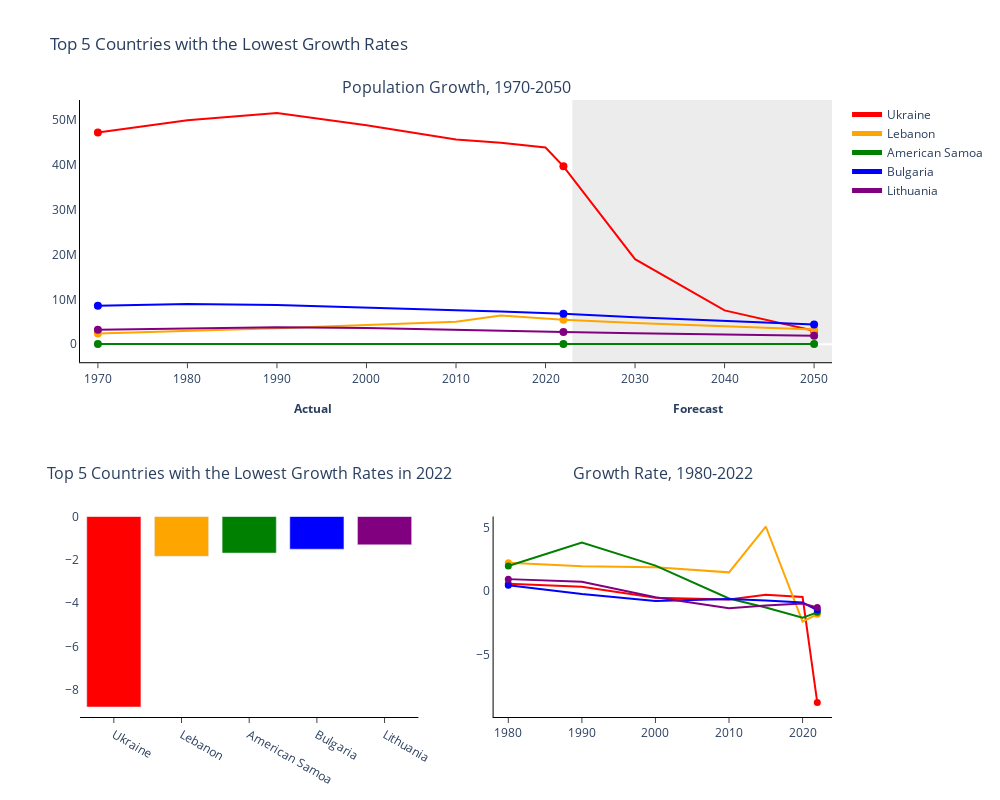

The notebook cell this image was saved under:
### Markdown cell above
Top 5 Countries with the Lowest Growth Rate

### Code cell
df_lowest_gr = df_population.sort_values(by="2022 Growth Rate")[:5][country_pop_col]
df_lowest_gr = df_lowest_gr.set_index("Country").transpose()
df_lowest_gr.index = clean_pop_col
df_lowest_gr = df_lowest_gr.sort_index()

df_gr = df_population.sort_values(by="2022 Growth Rate")[:5][country_gr_col]
df_gr = df_gr.set_index("Country").transpose()
df_gr.index = clean_gr_col
df_gr = df_gr.sort_index()
df_gr = df_gr[1:8]

gr_2022 = df_gr.loc[2022, :]

list_data = [df_lowest_gr, gr_2022, df_gr]

draw_subplots(list_data, "Top 5 Countries with the Lowest Growth Rates")

### Figure 1 — Plotly figure (JSON) as saved in the notebook; plotly's stock layout.template omitted (floating-point values rounded to 4 significant figures)
{"data": [{"marker": {"color": "red"}, "mode": "lines", "name": "Ukraine", "type": "scatter", "x": [1970, 1980, 1990, 2000, 2010, 2015, 2020, 2022, 2030, 2040, 2050], "xaxis": "x", "y": [47279086, 49973920, 51589817, 48879755, 45683020, 44982564, 43909666, 39701739, 19000640, 7563392, 3010682], "yaxis": "y"}, {"marker": {"color": "red", "size": 8}, "mode": "markers", "showlegend": false, "type": "scatter", "x": [1970, 2022, 2050], "xaxis": "x", "y": [47279086, 39701739, 3010682], "yaxis": "y"}, {"marker": {"color": "orange"}, "mode": "lines", "name": "Lebanon", "type": "scatter", "x": [1970, 1980, 1990, 2000, 2010, 2015, 2020, 2022, 2030, 2040, 2050], "xaxis": "x", "y": [2381791, 2963702, 3593700, 4320642, 4995800, 6398940, 5662923, 5489739, 4731818, 3929828, 3263766], "yaxis": "y"}, {"marker": {"color": "orange", "size": 8}, "mode": "markers", "showlegend": false, "type": "scatter", "x": [1970, 2022, 2050], "xaxis": "x", "y": [2381791, 5489739, 3263766], "yaxis": "y"}, {"marker": {"color": "green"}, "mode": "lines", "name": "American Samoa", "type": "scatter", "x": [1970, 1980, 1990, 2000, 2010, 2015, 2020, 2022, 2030, 2040, 2050], "xaxis": "x", "y": [27075, 32886, 47818, 58230, 54849, 51368, 46189, 44273, 38629, 32575, 27470], "yaxis": "y"}, {"marker": {"color": "green", "size": 8}, "mode": "markers", "showlegend": false, "type": "scatter", "x": [1970, 2022, 2050], "xaxis": "x", "y": [27075, 44273, 27470], "yaxis": "y"}, {"marker": {"color": "blue"}, "mode": "lines", "name": "Bulgaria", "type": "scatter", "x": [1970, 1980, 1990, 2000, 2010, 2015, 2020, 2022, 2030, 2040, 2050], "xaxis": "x", "y": [8582950, 8980606, 8767778, 8097691, 7592273, 7309253, 6979175, 6781953, 6004707, 5157191, 4429295], "yaxis": "y"}, {"marker": {"color": "blue", "size": 8}, "mode": "markers", "showlegend": false, "type": "scatter", "x": [1970, 2022, 2050], "xaxis": "x", "y": [8582950, 6781953, 4429295], "yaxis": "y"}, {"marker": {"color": "purple"}, "mode": "lines", "name": "Lithuania", "type": "scatter", "x": [1970, 1980, 1990, 2000, 2010, 2015, 2020, 2022, 2030, 2040, 2050], "xaxis": "x", "y": [3210147, 3521206, 3785847, 3599637, 3139019, 2963765, 2820267, 2750055, 2474722, 2168992, 1901032], "yaxis": "y"}, {"marker": {"color": "purple", "size": 8}, "mode": "markers", "showlegend": false, "type": "scatter", "x": [1970, 2022, 2050], "xaxis": "x", "y": [3210147, 2750055, 1901032], "yaxis": "y"}, {"marker": {"color": ["red", "orange", "green", "blue", "purple", "indigo"]}, "showlegend": false, "type": "bar", "x": ["Ukraine", "Lebanon", "American Samoa", "Bulgaria", "Lithuania"], "xaxis": "x2", "y": [-8.8, -1.84, -1.69, -1.51, -1.31], "yaxis": "y2"}, {"marker": {"color": "red"}, "mode": "lines", "name": "Ukraine", "showlegend": false, "type": "scatter", "x": [1980, 1990, 2000, 2010, 2015, 2020, 2022], "xaxis": "x3", "y": [0.5559, 0.3187, -0.5382, -0.6741, -0.3086, -0.4816, -8.8], "yaxis": "y3"}, {"marker": {"color": "red", "size": 7}, "mode": "markers", "showlegend": false, "type": "scatter", "x": [1980, 2022], "xaxis": "x3", "y": [0.5559, -8.8], "yaxis": "y3"}, {"marker": {"color": "orange"}, "mode": "lines", "name": "Lebanon", "showlegend": false, "type": "scatter", "x": [1980, 1990, 2000, 2010, 2015, 2020, 2022], "xaxis": "x3", "y": [2.21, 1.946, 1.859, 1.463, 5.075, -2.414, -1.84], "yaxis": "y3"}, {"marker": {"color": "orange", "size": 7}, "mode": "markers", "showlegend": false, "type": "scatter", "x": [1980, 2022], "xaxis": "x3", "y": [2.21, -1.84], "yaxis": "y3"}, {"marker": {"color": "green"}, "mode": "lines", "name": "American Samoa", "showlegend": false, "type": "scatter", "x": [1980, 1990, 2000, 2010, 2015, 2020, 2022], "xaxis": "x3", "y": [1.963, 3.815, 1.99, -0.5964, -1.303, -2.103, -1.69], "yaxis": "y3"}, {"marker": {"color": "green", "size": 7}, "mode": "markers", "showlegend": false, "type": "scatter", "x": [1980, 2022], "xaxis": "x3", "y": [1.963, -1.69], "yaxis": "y3"}, {"marker": {"color": "blue"}, "mode": "lines", "name": "Bulgaria", "showlegend": false, "type": "scatter", "x": [1980, 1990, 2000, 2010, 2015, 2020, 2022], "xaxis": "x3", "y": [0.4539, -0.2396, -0.7919, -0.6424, -0.7569, -0.9199, -1.51], "yaxis": "y3"}, {"marker": {"color": "blue", "size": 7}, "mode": "markers", "showlegend": false, "type": "scatter", "x": [1980, 2022], "xaxis": "x3", "y": [0.4539, -1.51], "yaxis": "y3"}, {"marker": {"color": "purple"}, "mode": "lines", "name": "Lithuania", "showlegend": false, "type": "scatter", "x": [1980, 1990, 2000, 2010, 2015, 2020, 2022], "xaxis": "x3", "y": [0.9292, 0.7273, -0.5031, -1.36, -1.142, -0.9877, -1.31], "yaxis": "y3"}, {"marker": {"color": "purple", "size": 7}, "mode": "markers", "showlegend": false, "type": "scatter", "x": [1980, 2022], "xaxis": "x3", "y": [0.9292, -1.31], "yaxis": "y3"}], "layout": {"annotations": [{"font": {"size": 16}, "showarrow": false, "text": "Population Growth, 1970-2050", "x": 0.5, "xanchor": "center", "xref": "paper", "y": 1, "yanchor": "bottom", "yref": "paper"}, {"font": {"size": 16}, "showarrow": false, "text": "Top 5 Countries with the Lowest Growth Rates in 2022", "x": 0.225, "xanchor": "center", "xref": "paper", "y": 0.375, "yanchor": "bottom", "yref": "paper"}, {"font": {"size": 16}, "showarrow": false, "text": "Growth Rate, 1980-2022", "x": 0.775, "xanchor": "center", "xref": "paper", "y": 0.375, "yanchor": "bottom", "yref": "paper"}, {"showarrow": false, "text": "<b>Actual<b>", "x": 1994, "xref": "x", "y": 0.5, "yref": "paper"}, {"showarrow": false, "text": "<b>Forecast<b>", "x": 2037, "xref": "x", "y": 0.5, "yref": "paper"}], "height": 800, "legend": {"itemsizing": "constant"}, "plot_bgcolor": "white", "shapes": [{"fillcolor": "#dbd9d9", "layer": "below", "line": {"width": 0}, "opacity": 0.5, "type": "rect", "x0": 2023, "x1": 2055, "xref": "x", "y0": 0, "y1": 1, "yref": "y domain"}], "showlegend": true, "title": {"text": "Top 5 Countries with the Lowest Growth Rates"}, "width": 1000, "xaxis": {"anchor": "y", "domain": [0, 1], "linecolor": "black", "range": [1968, 2052], "showgrid": false, "ticks": "outside"}, "xaxis2": {"anchor": "y2", "domain": [0, 0.45], "linecolor": "black", "showgrid": false, "ticks": "outside"}, "xaxis3": {"anchor": "y3", "domain": [0.55, 1], "linecolor": "black", "range": [1978, 2024], "showgrid": false, "ticks": "outside"}, "yaxis": {"anchor": "x", "domain": [0.575, 1], "linecolor": "black", "showgrid": false}, "yaxis2": {"anchor": "x2", "domain": [0, 0.325]}, "yaxis3": {"anchor": "x3", "domain": [0, 0.325], "linecolor": "black", "showgrid": false}}}
